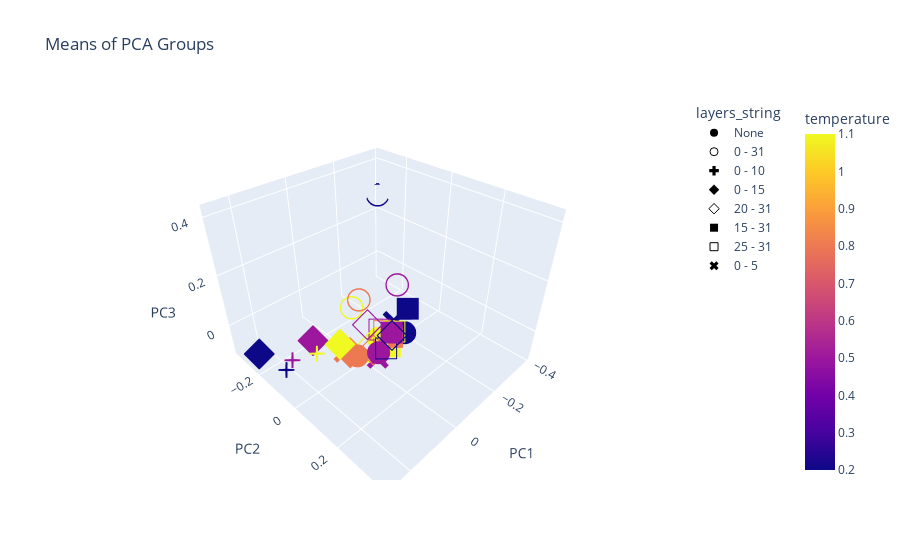

The code cell stored with this chart in its notebook:
### Code cell
import plotly.graph_objects as go
pca_df = pd.DataFrame(embeddings_reduced, columns=['PC1', 'PC2','PC3'])
pca_df['temperature'] = results_df['temperature']
pca_df['layers_string'] = results_df['layers_string']

mean_pca_df = pca_df.groupby(['temperature', 'layers_string']).mean().reset_index()
print(mean_pca_df.head())

# fig.add_trace(px.scatter(mean_pca_df, x='PC1', y='PC2', color='temperature', symbol='layers_string', 
#                          title='Means of PCA Groups').data[0]):
mean_pca_df['type'] = 'Mean'
pca_df['type'] = 'Original'
combined_df = pd.concat([pca_df, mean_pca_df], ignore_index=True)
# fig = px.scatter(combined_df, x='PC1', y='PC2', color='temperature', symbol='layers_string', title='PCA of Sentence Embeddings')

# Plot mean points
mean_fig = px.scatter_3d(mean_pca_df, x='PC1', y='PC2', z='PC3', color='temperature', symbol='layers_string', title='Means of PCA Groups', category_orders={"layers_string": ["None", "0 - 31", "0 - 10", "0 - 15", "20 - 31", "15 - 31", "25 - 31", "0 - 5"]}, symbol_sequence = ['circle', 'circle-open', 'cross', 'diamond',
            'diamond-open', 'square', 'square-open', 'x'],)
    
mean_fig.update_layout(coloraxis_colorbar=dict(yanchor="top", y=1, x=100, xref="container"))


mean_fig.show()

### Figure 1 — Plotly figure (JSON) as saved in the notebook; plotly's stock layout.template omitted (floating-point values rounded to 4 significant figures)
{"data": [{"hovertemplate": "layers_string=None<br>PC1=%{x}<br>PC2=%{y}<br>PC3=%{z}<br>temperature=%{marker.color}<extra></extra>", "legendgroup": "None", "marker": {"color": [0.2, 0.5, 0.8, 1.1], "coloraxis": "coloraxis", "symbol": "circle"}, "mode": "markers", "name": "None", "scene": "scene", "showlegend": true, "type": "scatter3d", "x": [-0.1513, -3.211e-05, 0.03949, -0.0461], "y": [0.04598, 0.06941, 0.009103, 0.02127], "z": [-0.05964, -0.0389, -0.06666, -0.03541]}, {"hovertemplate": "layers_string=0 - 31<br>PC1=%{x}<br>PC2=%{y}<br>PC3=%{z}<br>temperature=%{marker.color}<extra></extra>", "legendgroup": "0 - 31", "marker": {"color": [0.2, 0.5, 0.8, 1.1], "coloraxis": "coloraxis", "symbol": "circle-open"}, "mode": "markers", "name": "0 - 31", "scene": "scene", "showlegend": true, "type": "scatter3d", "x": [-0.3888, -0.2423, -0.08536, -0.06797], "y": [-0.3257, -0.07741, -0.1132, -0.1333], "z": [0.267, 0.03877, 0.03418, -0.001841]}, {"hovertemplate": "layers_string=0 - 10<br>PC1=%{x}<br>PC2=%{y}<br>PC3=%{z}<br>temperature=%{marker.color}<extra></extra>", "legendgroup": "0 - 10", "marker": {"color": [0.2, 0.5, 0.8, 1.1], "coloraxis": "coloraxis", "symbol": "cross"}, "mode": "markers", "name": "0 - 10", "scene": "scene", "showlegend": true, "type": "scatter3d", "x": [0.2465, 0.2061, 0.05293, 0.146], "y": [-0.09623, -0.1199, -0.01411, -0.06558], "z": [-0.05951, -0.06079, -0.07598, -0.0356]}, {"hovertemplate": "layers_string=0 - 15<br>PC1=%{x}<br>PC2=%{y}<br>PC3=%{z}<br>temperature=%{marker.color}<extra></extra>", "legendgroup": "0 - 15", "marker": {"color": [0.2, 0.5, 0.8, 1.1], "coloraxis": "coloraxis", "symbol": "diamond"}, "mode": "markers", "name": "0 - 15", "scene": "scene", "showlegend": true, "type": "scatter3d", "x": [0.27, 0.1207, 0.05337, 0.07692], "y": [-0.2136, -0.1167, -0.009331, -0.03007], "z": [-0.05282, -0.02759, -0.055, -0.01683]}, {"hovertemplate": "layers_string=20 - 31<br>PC1=%{x}<br>PC2=%{y}<br>PC3=%{z}<br>temperature=%{marker.color}<extra></extra>", "legendgroup": "20 - 31", "marker": {"color": [0.2, 0.5, 0.8, 1.1], "coloraxis": "coloraxis", "symbol": "diamond-open"}, "mode": "markers", "name": "20 - 31", "scene": "scene", "showlegend": true, "type": "scatter3d", "x": [0.1181, 0.005893, 0.0001254, -0.0004897], "y": [0.2396, 0.02631, 0.04635, 0.02622], "z": [0.2117, 0.05734, -0.04209, -0.04423]}, {"hovertemplate": "layers_string=15 - 31<br>PC1=%{x}<br>PC2=%{y}<br>PC3=%{z}<br>temperature=%{marker.color}<extra></extra>", "legendgroup": "15 - 31", "marker": {"color": [0.2, 0.5, 0.8, 1.1], "coloraxis": "coloraxis", "symbol": "square"}, "mode": "markers", "name": "15 - 31", "scene": "scene", "showlegend": true, "type": "scatter3d", "x": [0.2142, -0.02937, -0.08577, -0.08502], "y": [0.3716, 0.09865, 0.04697, 0.03842], "z": [0.422, 0.04679, -0.03797, -0.1088]}, {"hovertemplate": "layers_string=25 - 31<br>PC1=%{x}<br>PC2=%{y}<br>PC3=%{z}<br>temperature=%{marker.color}<extra></extra>", "legendgroup": "25 - 31", "marker": {"color": [0.2, 0.5, 0.8, 1.1], "coloraxis": "coloraxis", "symbol": "square-open"}, "mode": "markers", "name": "25 - 31", "scene": "scene", "showlegend": true, "type": "scatter3d", "x": [-0.01836, -0.05839, -0.06886, -0.0595], "y": [0.08546, 0.01502, 0.02686, 0.08183], "z": [-0.0215, -0.008287, -0.0138, 0.02262]}, {"hovertemplate": "layers_string=0 - 5<br>PC1=%{x}<br>PC2=%{y}<br>PC3=%{z}<br>temperature=%{marker.color}<extra></extra>", "legendgroup": "0 - 5", "marker": {"color": [0.2, 0.5, 0.8, 1.1], "coloraxis": "coloraxis", "symbol": "x"}, "mode": "markers", "name": "0 - 5", "scene": "scene", "showlegend": true, "type": "scatter3d", "x": [-0.1488, -0.01178, 0.06161, -0.06382], "y": [-0.004382, 0.0541, -0.02834, 0.04471], "z": [-0.03976, -0.07992, -0.05853, -0.05888]}], "layout": {"coloraxis": {"colorbar": {"title": {"text": "temperature"}, "x": 100, "xref": "container", "y": 1, "yanchor": "top"}, "colorscale": [[0, "#0d0887"], [0.1111, "#46039f"], [0.2222, "#7201a8"], [0.3333, "#9c179e"], [0.4444, "#bd3786"], [0.5556, "#d8576b"], [0.6667, "#ed7953"], [0.7778, "#fb9f3a"], [0.8889, "#fdca26"], [1, "#f0f921"]]}, "legend": {"title": {"text": "layers_string"}, "tracegroupgap": 0}, "scene": {"domain": {"x": [0, 1], "y": [0, 1]}, "xaxis": {"title": {"text": "PC1"}}, "yaxis": {"title": {"text": "PC2"}}, "zaxis": {"title": {"text": "PC3"}}}, "title": {"text": "Means of PCA Groups"}}}
